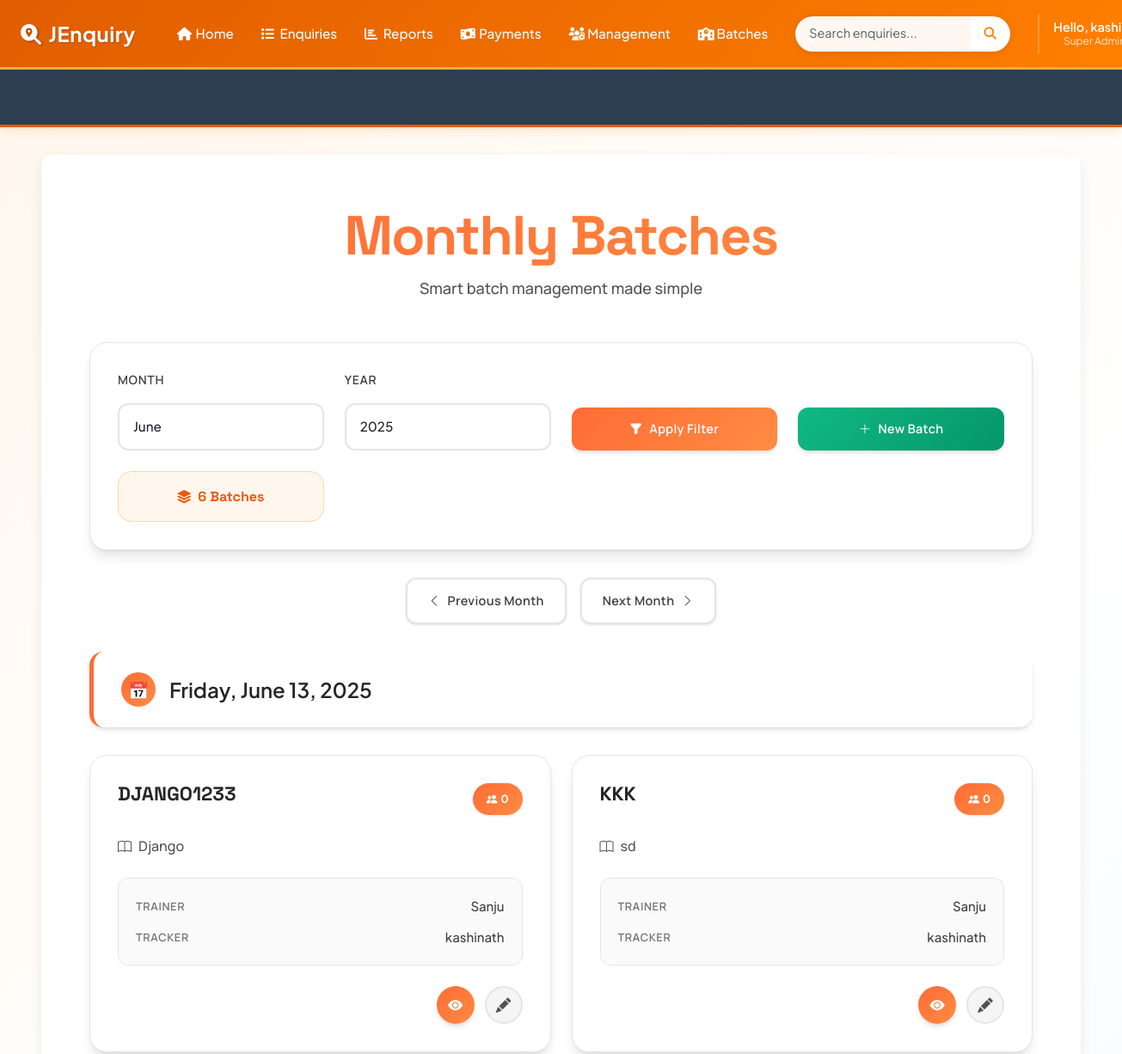
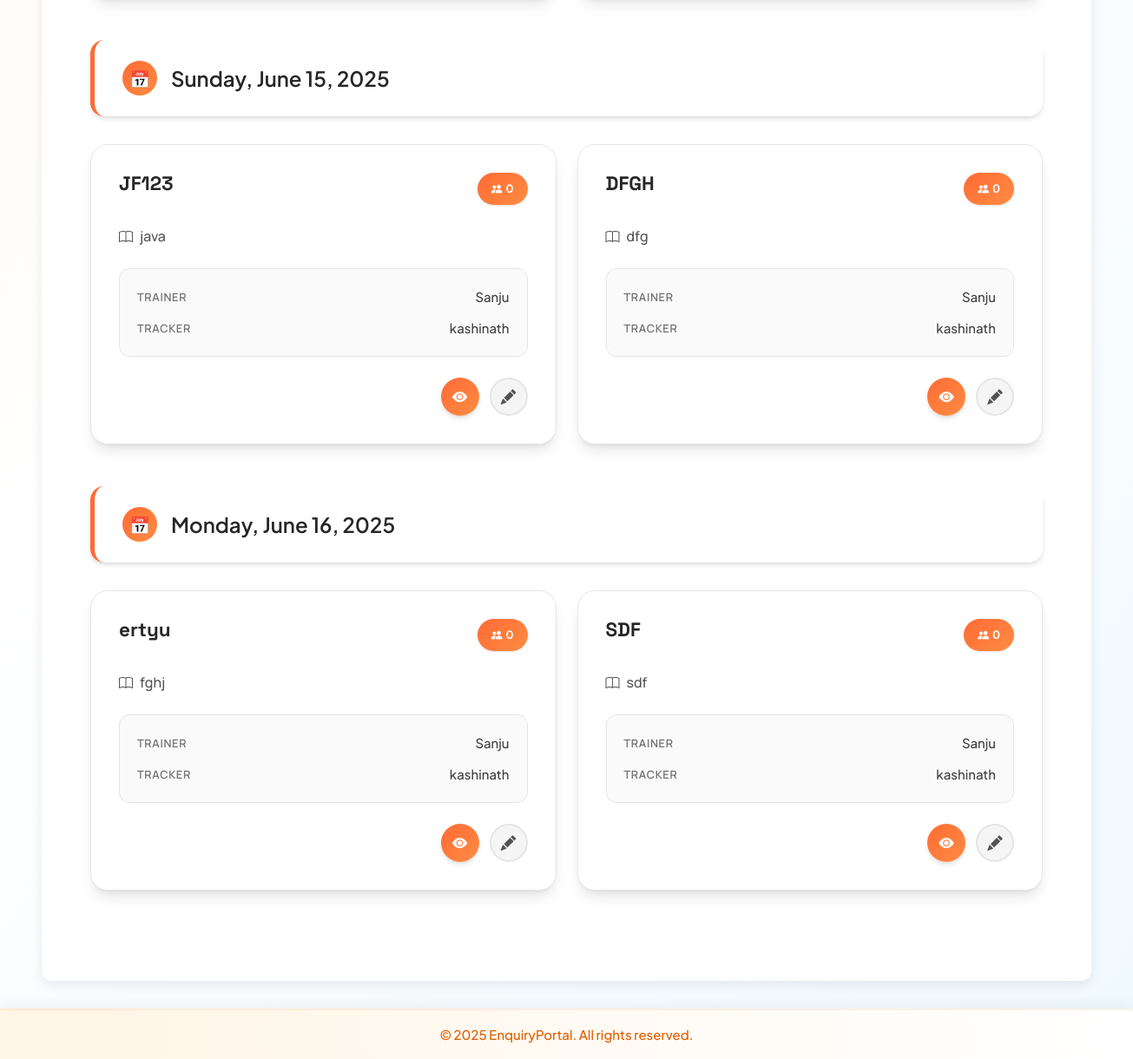
The page /batch/ (signed in) on the database its author committed (2 pictures, top to bottom).
### accounts/models.py (models this page shows, shortened)
class CustomUser(AbstractBaseUser, PermissionsMixin):
    ROLE_CHOICES = (
        ('manager', 'Manager'),
        ('counselor', 'Counselor'),
    )
    email = models.EmailField(unique=True)
    first_name = models.CharField(max_length=30)
    last_name = models.CharField(max_length=30)
    role = models.CharField(max_length=20, choices=ROLE_CHOICES)
    is_approved = models.BooleanField(default=False)
    is_active = models.BooleanField(default=True)
    is_staff = models.BooleanField(default=False)
    objects = CustomUserManager()
    USERNAME_FIELD = 'email'
    REQUIRED_FIELDS = ['first_name', 'last_name', 'role']

### batches/models.py (models this page shows, shortened)
class Batch(models.Model):
    code = models.CharField(max_length=20, unique=True)
    subject = models.CharField(max_length=100)
    trainer = models.ForeignKey(Trainer, on_delete=models.SET_NULL, null=True)
    tracker = models.ForeignKey(Tracker, on_delete=models.SET_NULL, null=True)
    remarks = models.TextField(blank=True, null=True)
    batch_date = models.DateField(null=True, blank=True)  # 👈 New field
    created_at = models.DateTimeField(auto_now_add=True)
    students = models.ManyToManyField(Enquiry, related_name='batches', blank=True)

class Trainer(models.Model):
    name = models.CharField(max_length=100)
    email = models.EmailField(unique=True)
    def __str__(self):
        return self.name

class Tracker(models.Model):
    name = models.CharField(max_length=100)
    phone = models.CharField(max_length=15)
    def __str__(self):
        return self.name

### batches/views.py (the view)
# urls.py: path('', views.batch_list, name='batch_list'),
def batch_list(request):
    today = timezone.now().date()
    current_month = int(request.GET.get('month', today.month))
    current_year = int(request.GET.get('year', today.year))
    prev_month = 12 if current_month == 1 else current_month - 1
    prev_year = current_year - 1 if current_month == 1 else current_year
    next_month = 1 if current_month == 12 else current_month + 1
    next_year = current_year + 1 if current_month == 12 else current_year
    batches = Batch.objects.select_related('trainer', 'tracker') \
        .prefetch_related('students') \
        .filter(batch_date__year=current_year, batch_date__month=current_month) \
        .order_by('batch_date', '-created_at')
    grouped_batches = []
    for key, group in groupby(batches, key=attrgetter('batch_date')):
        grouped_batches.append({
            'date': key,
            'batches': list(group),
        })
    months = [{'num': i, 'name': month_name[i]} for i in range(1, 13)]
    years = [y for y in range(2020, today.year + 2)]
    return render(request, 'batches/batch_list.html', {
        'grouped_batches': grouped_batches,
        'months': months,
        'years': years,
        'current_month': current_month,
        'current_year': current_year,
        'prev_month': prev_month,
        'prev_year': prev_year,
        'next_month': next_month,
        'next_year': next_year,
        'today': today,
        'total_batches': len(batches),
    })

### template/batches/batch_list.html (shortened to what this page needs)
{% extends "base.html" %}
{% block content %}
<div class="app-container">
    <header class="app-header">
        <h1 class="app-title">Monthly Batches</h1>
        <p class="app-subtitle">Smart batch management made simple</p>
    </header>
    <div class="control-panel">
        <form method="get">
            <div class="control-section">
                <div class="form-group">
                    <label class="form-label">Month</label>
                    <select name="month" class="form-select">
                        {% for month in months %}
                            <option value="{{ month.num }}" {% if month.num == current_month %}selected{% endif %}>
                                {{ month.name }}
                            </option>
                        {% endfor %}
                    </select>
                </div>
                <div class="form-group">
                    <label class="form-label">Year</label>
                    <select name="year" class="form-select">
                        {% for year in years %}
                            <option value="{{ year }}" {% if year == current_year %}selected{% endif %}>
                                {{ year }}
                            </option>
                        {% endfor %}
                    </select>
                </div>
                <button type="submit" class="btn btn-primary">
                    <i class="bi bi-funnel-fill"></i>
                    Apply Filter
                </button>
                <a href="{% url 'batch:create_batch' %}" class="btn btn-success">
                    <i class="bi bi-plus-lg"></i>
                    New Batch
                </a>
                <div class="stats-container">
                    <div class="stats-badge">
                        <i class="bi bi-stack"></i>
                        {{ total_batches }} Batches
                    </div>
                </div>
            </div>
        </form>
    </div>
    <div class="nav-section">
        <div class="nav-buttons">
            {% if current_month > 1 %}
                <a href="?month={{ current_month|add:"-1" }}&year={{ current_year }}"
                   class="btn btn-secondary">
                    <i class="bi bi-chevron-left"></i>
                    Previous Month
                </a>
            {% else %}
                <a href="?month=12&year={{ current_year|add:"-1" }}"
                   class="btn btn-secondary">
                    <i class="bi bi-chevron-left"></i>
                    Previous Month
                </a>
            {% endif %}
            {% if current_month < 12 %}
                <a href="?month={{ current_month|add:"1" }}&year={{ current_year }}"
                   class="btn btn-secondary">
                    Next Month
                    <i class="bi bi-chevron-right"></i>
                </a>
            {% else %}
                <a href="?month=1&year={{ current_year|add:"1" }}"
                   class="btn btn-secondary">
                    Next Month
                    <i class="bi bi-chevron-right"></i>
                </a>
            {% endif %}
        </div>
    </div>
    {% if grouped_batches %}
        {% for group in grouped_batches %}
            <div class="date-section">
                <div class="date-header">
                    <div class="date-icon">📅</div>
                    <span>{{ group.date|date:"l, F j, Y" }}</span>
                </div>
                <div class="batch-grid">
                    {% for batch in group.batches %}
                        <div class="batch-card">
                            <div class="batch-header">
                                <h3 class="batch-code">{{ batch.code }}</h3>
                                <div class="student-count">
                                    <i class="bi bi-people-fill"></i>
                                    {{ batch.students.count }}
                                </div>
                            </div>
                            <div class="batch-subject">
                                <i class="bi bi-book"></i>
                                {{ batch.subject }}
                            </div>
                            <div class="staff-info">
                                <div class="staff-row">
                                    <span class="staff-label">Trainer</span>
                                    <span class="staff-name">{{ batch.trainer|default:"Not assigned" }}</span>
                                </div>
                                <div class="staff-row">
                                    <span class="staff-label">Tracker</span>
                                    <span class="staff-name">{{ batch.tracker|default:"Not assigned" }}</span>
                                </div>
                            </div>
                            <div class="action-bar">
                                <a href="{% url 'batch:batch_detail' batch.id %}"
                                   class="action-btn action-btn-view"
                                   title="View Details">
                                    <i class="bi bi-eye-fill"></i>
                                </a>
                                <a href="{% url 'batch:edit_batch' batch.id %}"
                                   class="action-btn action-btn-edit"
                                   title="Edit Batch">
                                    <i class="bi bi-pencil-fill"></i>
                                </a>
                            </div>
                        </div>
                    {% endfor %}
                </div>
            </div>
        {% endfor %}
    {% endif %}
</div>
<link rel="stylesheet" href="https://cdn.jsdelivr.net/npm/bootstrap-icons@1.11.3/font/bootstrap-icons.min.css">
{% endblock %}

### template/base.html (shortened to what this page needs)
<!DOCTYPE html>
<html lang="en">
<head>
    <link href="https://cdn.jsdelivr.net/npm/bootstrap@5.3.0-alpha1/dist/css/bootstrap.min.css" rel="stylesheet">
    <link rel="stylesheet" href="https://cdnjs.cloudflare.com/ajax/libs/font-awesome/6.4.0/css/all.min.css">
<link rel="stylesheet" href="https://cdnjs.cloudflare.com/ajax/libs/font-awesome/6.5.0/css/all.min.css">
<link rel="stylesheet" href="https://cdn.jsdelivr.net/npm/flatpickr/dist/flatpickr.min.css">
</head>
<body>
    <nav class="navbar navbar-expand-lg navbar-dark">
        <div class="container-fluid">
            <a class="navbar-brand pulse-on-hover" href="{% url 'enquiry:dashboard' %}">
                <i class="fas fa-search-location"></i>JEnquiry
            </a>
            <div class="collapse navbar-collapse" id="mainNav">
                {% if user.is_authenticated %}
                <ul class="navbar-nav me-auto mb-2 mb-lg-0">
                    <li class="nav-item">
                        <a class="nav-link" href="{% url 'enquiry:dashboard' %}"><i class="fas fa-home"></i> Home</a>
                    </li>
                    <li class="nav-item dropdown">
                        <a class="nav-link dropdown-toggle" href="#" role="button" data-bs-toggle="dropdown">
                            <i class="fas fa-list"></i> Enquiries
                        </a>
                    </li>
                    <li class="nav-item dropdown">
                        <a class="nav-link dropdown-toggle" href="#" role="button" data-bs-toggle="dropdown">
                            <i class="fas fa-chart-bar"></i> Reports
                        </a>
                    </li>
                    <li class="nav-item dropdown">
                        <a class="nav-link dropdown-toggle" href="#" role="button" data-bs-toggle="dropdown">
                            <i class="fas fa-money-bill-wave"></i> Payments
                        </a>
                    </li>
                    <li class="nav-item dropdown">
                        <a class="nav-link dropdown-toggle" href="#" role="button" data-bs-toggle="dropdown">
                            <i class="fas fa-users-cog"></i> Management
                        </a>
                    </li>
                    <li class="nav-item dropdown">
                        <a class="nav-link dropdown-toggle" href="#" role="button" data-bs-toggle="dropdown">
                           <i class="fa-solid fa-school"></i> Batches
                        </a>
                    </li>
                </ul>
                <form class="d-flex search-form search-section" action="{% url 'enquiry:enquary_list' %}" method="get">
                    <div class="input-group">
                        <input type="search" name="search" class="form-control" placeholder="Search enquiries..."
                               aria-label="Search">
                        <button class="btn" type="submit">
                            <i class="fas fa-search"></i>
                        </button>
                    </div>
                </form>
                <div class="user-section">
                    <div class="user-menu">
                        <div class="dropdown user-dropdown">
                            <button class="dropdown-toggle" type="button" data-bs-toggle="dropdown"
                                    aria-expanded="false">
                                <div class="user-profile-dropdown">
                                    <div class="user-details">
                                        <p class="user-greeting">
                                           Hello, {{ user.first_name|default:user.email }}!
                                        </p>
                                        <p class="user-role">
                                            {% if user.is_superuser %}
                                                Super Admin
                                            {% elif user.is_staff %}
                                                Admin
                                            {% else %}
                                                Counsellor
                                            {% endif %}
                                        </p>
                                    </div>
                                </div>
                            </button>
                        </div>
                    </div>
                </div>
                {% endif %}
            </div>
        </div>
    </nav>
{% if user.is_authenticated %}
<div class="marquee-container marquee-progress">
    <div class="marquee-content">
    </div>
</div>
{% endif %}
    <div class="main-content-wrapper">
        <div class="container-fluid px-4">
            <div class="content-container">
                {% block content %}
                {% endblock %}
            </div>
        </div>
    </div>
    <footer class="text-center p-3">
        <div class="container">
            <p class="m-0">&copy; 2025 EnquiryPortal. All rights reserved.</p>
        </div>
    </footer>
</body>
</html>

### rows shown on the page
CustomUser: first_name "kashi"
Batch: date "Friday, June 13, 2025", code "DJANGO1233", students.count "0", subject "Django", trainer "Sanju", tracker "kashinath"
Batch: code "KKK", students.count "0", subject "sd", trainer "Sanju", tracker "kashinath"
Batch: date "Sunday, June 15, 2025", code "JF123", students.count "0", subject "java", trainer "Sanju", tracker "kashinath"
Batch: code "DFGH", students.count "0", subject "dfg", trainer "Sanju", tracker "kashinath"
Batch: date "Monday, June 16, 2025", code "ertyu", students.count "0", subject "fghj", trainer "Sanju", tracker "kashinath"
Batch: code "SDF", students.count "0", subject "sdf", trainer "Sanju", tracker "kashinath"

### other values the page prints
{{ total_batches }} "6"
form field month "June"
form field year "2025"
